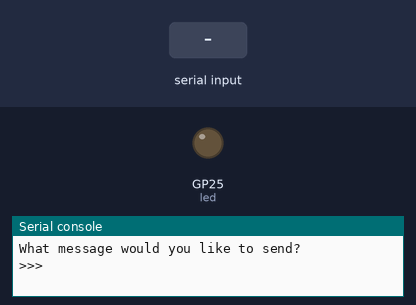
The program below on a simulated Raspberry Pi Pico running MicroPython. Parts: output pins drawn as LEDs (lit = HIGH), the last lines printed to the serial console. The inputs (shaded band) are chosen by the test bench. At 2.9 s the program stops and its outputs stay as they are.

Above: at 1.2 s.
1.3 s: "a" typed at the serial console, then Enter
At 2.0 s:
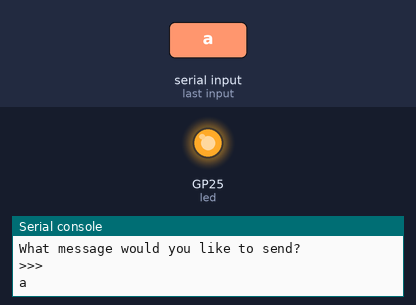
Timing chart, 0 to 4.3 s (numbered marks = the images above; inputs shaded):
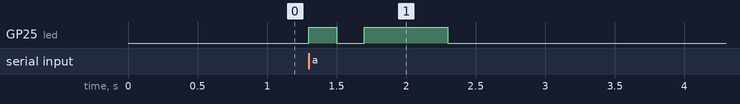

The program:

morse.py
```python
from machine import Pin
import time

led = 25

unit = 0.2

led = Pin(led, Pin.OUT)

a = [1, 3]
b = [3, 1, 1, 1]
c = [3, 1, 3, 1]
d = [3, 1, 1]
e = [1]
f = [1, 1, 3, 1]
g = [3, 3, 1]
h = [1, 1, 1, 1]
i = [1, 1]
j = [1, 3, 3, 3]
k = [3, 1, 3]
l = [1, 3, 1, 1]
m = [3, 3]
n = [3, 1]
o = [3, 3, 3]
p = [1, 3, 3, 1]
q = [3, 3, 1, 3]
r = [1, 3, 1]
s = [1, 1, 1]
t = [3]
u = [1, 1, 3]
v = [1, 1, 1, 3]
w = [1, 3, 3]
x = [3, 1, 1, 3]
y = [3, 1, 3, 3]
z = [3, 3, 1, 1]
alphabet = {"a":a, "b":b, "c":c, "d":d, "e":e, "f":f, "g":g, "h":h, "i":i, "j":j, "k":k, "l":l, "m":m, "n":n, "o":o, "p":p, "q":q, "r":r, "s":s, "t":t, "u":u, "v":v, "w":w, "x":x, "y":y, "z":z}

msg = list(input("What message would you like to send?\n>>>").lower())


for i in range(len(msg)):
    try:
        if msg[i] != " ":
            for j in range(len(alphabet[msg[i]])):
                led.on()
                time.sleep(unit*(alphabet[msg[i]][j]))
                led.off()
                time.sleep(unit)
            led.off()
            time.sleep(unit*2)
        else:
            time.sleep(unit*6)
    except:
        print("Invalid message.")
```

Measured:
- after the input at 1.3 s, GP25 (led): LOW → HIGH at once, → LOW 0.20 s later, → HIGH 0.20 s later, → LOW 0.60 s later
